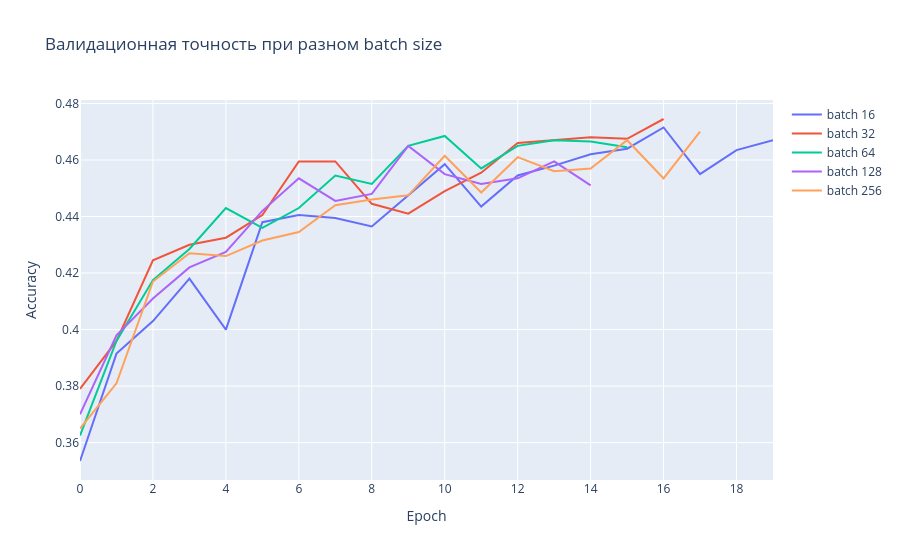

The notebook cell this image was saved under:
### Markdown cell above
**Задание**: попробуйте несколько размеров батчей и попробуйте найти наиболее эффективный для данной задачи.

### Code cell
batch_sizes = [16, 32, 64, 128, 256]   # 32 и 128 — добавлены по заданию
histories_bs = {}

for bs in batch_sizes:
    print(f'\n=== Batch size = {bs} ===')
    train_loader_bs = DataLoader(train_dataset, batch_size=bs, shuffle=True)
    val_loader_bs = DataLoader(val_dataset, batch_size=bs, shuffle=False)
    model = MLP(use_bn=True, dropout_rate=0.3, init_type='he').to(device)
    model, history, _ = train_model(model, train_loader_bs, val_loader_bs, epochs=EPOCHS, patience=5, verbose=False)
    histories_bs[bs] = history
    print(f'Best val acc: {max(history["val_acc"]):.4f} | эпох: {len(history["val_acc"])} | {history["time"]:.0f} c, {history["time"] / len(history["val_acc"]):.1f} c/эпоху')

fig = go.Figure()
for bs in batch_sizes:
    fig.add_trace(go.Scatter(y=histories_bs[bs]['val_acc'], mode='lines', name=f'batch {bs}'))
fig.update_layout(title='Валидационная точность при разном batch size', xaxis_title='Epoch', yaxis_title='Accuracy')
fig.show()
plotly_static(fig)   # статичная копия графика (видна без запущенного Jupyter)

### Figure 1 — Plotly figure (JSON) as saved in the notebook; plotly's stock layout.template omitted (floating-point values rounded to 4 significant figures)
{"data": [{"mode": "lines", "name": "batch 16", "type": "scatter", "y": [0.3535, 0.3915, 0.403, 0.418, 0.4, 0.438, 0.4405, 0.4395, 0.4365, 0.4475, 0.4585, 0.4435, 0.4545, 0.458, 0.462, 0.464, 0.4715, 0.455, 0.4635, 0.467]}, {"mode": "lines", "name": "batch 32", "type": "scatter", "y": [0.379, 0.396, 0.4245, 0.43, 0.4325, 0.4405, 0.4595, 0.4595, 0.4445, 0.441, 0.449, 0.4555, 0.466, 0.467, 0.468, 0.4675, 0.4745]}, {"mode": "lines", "name": "batch 64", "type": "scatter", "y": [0.3625, 0.396, 0.4175, 0.4285, 0.443, 0.436, 0.443, 0.4545, 0.4515, 0.465, 0.4685, 0.457, 0.465, 0.467, 0.4665, 0.4645]}, {"mode": "lines", "name": "batch 128", "type": "scatter", "y": [0.37, 0.398, 0.411, 0.422, 0.4275, 0.442, 0.4535, 0.4455, 0.448, 0.465, 0.455, 0.4515, 0.4535, 0.4595, 0.451]}, {"mode": "lines", "name": "batch 256", "type": "scatter", "y": [0.365, 0.381, 0.417, 0.427, 0.426, 0.4315, 0.4345, 0.444, 0.446, 0.4475, 0.4615, 0.4485, 0.461, 0.456, 0.457, 0.467, 0.4535, 0.47]}], "layout": {"title": {"text": "Валидационная точность при разном batch size"}, "xaxis": {"title": {"text": "Epoch"}}, "yaxis": {"title": {"text": "Accuracy"}}}}
